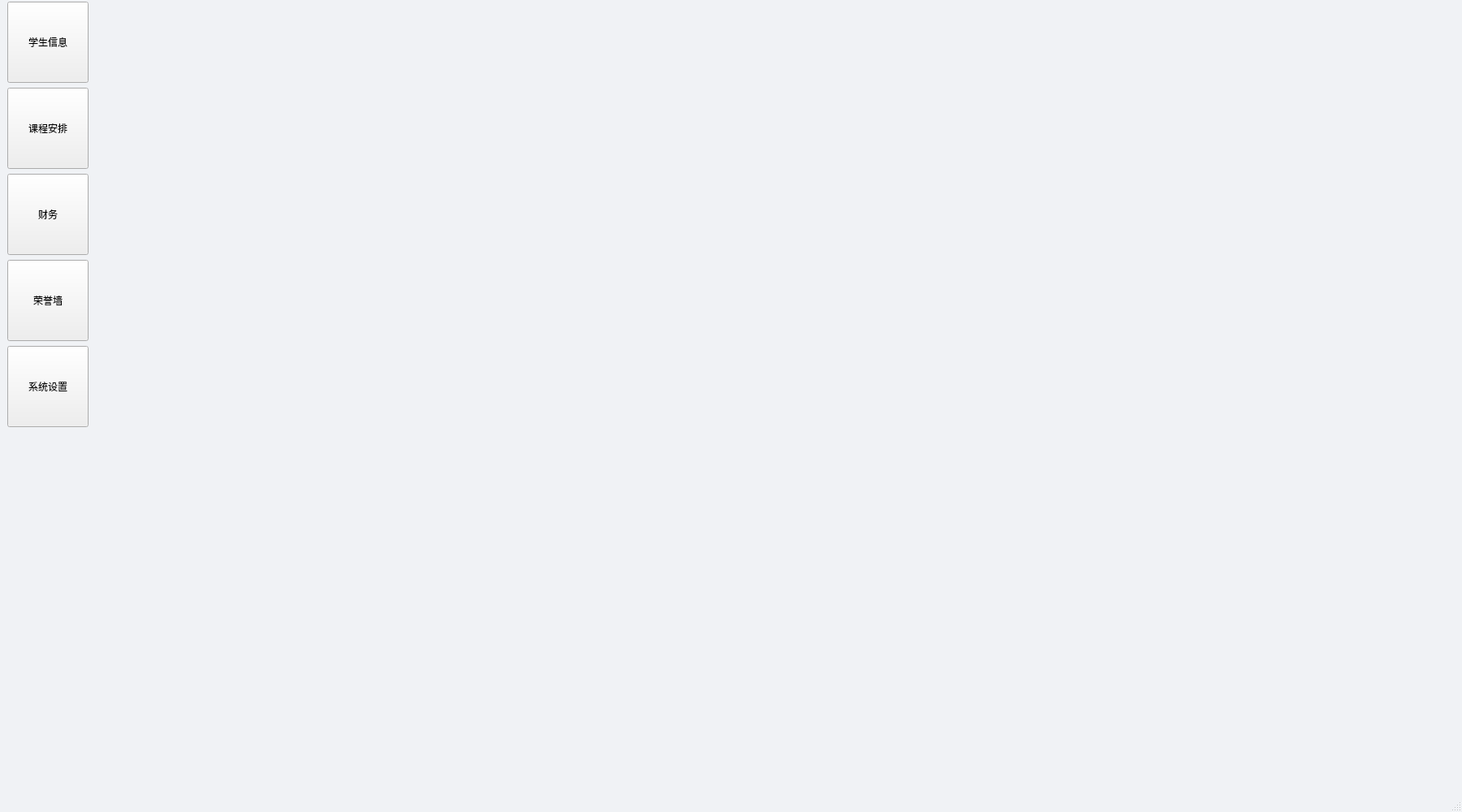
<?xml version="1.0" encoding="UTF-8"?>
<ui version="4.0">
 <class>MainWindow</class>
 <widget class="QMainWindow" name="MainWindow">
  <property name="geometry">
   <rect>
    <x>0</x>
    <y>0</y>
    <width>1800</width>
    <height>1000</height>
   </rect>
  </property>
  <property name="windowTitle">
   <string>赛博学生管理系统</string>
  </property>
  <property name="windowIcon">
   <iconset resource="res.qrc">
    <normaloff>:/icon/Systemicon.png</normaloff>:/icon/Systemicon.png</iconset>
  </property>
  <property name="styleSheet">
   <string notr="true">QMainWindow {
    background-color: #f0f2f5;
}</string>
  </property>
  <property name="toolButtonStyle">
   <enum>Qt::ToolButtonTextUnderIcon</enum>
  </property>
  <widget class="QWidget" name="centralwidget">
   <widget class="QStackedWidget" name="stackedWidget">
    <property name="geometry">
     <rect>
      <x>120</x>
      <y>30</y>
      <width>1600</width>
      <height>800</height>
     </rect>
    </property>
    <property name="currentIndex">
     <number>4</number>
    </property>
    <widget class="studenInfoWight" name="pagesedinfo"/>
    <widget class="schedulewidget" name="pageClass"/>
    <widget class="MoneyWidget" name="pageMoney"/>
    <widget class="HonorWidget" name="pageHonor"/>
    <widget class="SystemSettingsWidget" name="pageSystem"/>
   </widget>
   <widget class="QWidget" name="widget" native="true">
    <property name="geometry">
     <rect>
      <x>0</x>
      <y>0</y>
      <width>121</width>
      <height>551</height>
     </rect>
    </property>
    <property name="styleSheet">
     <string notr="true"/>
    </property>
    <layout class="QVBoxLayout" name="verticalLayout">
     <property name="leftMargin">
      <number>9</number>
     </property>
     <property name="topMargin">
      <number>2</number>
     </property>
     <property name="bottomMargin">
      <number>10</number>
     </property>
     <item>
      <widget class="QToolButton" name="tbnstdInfo">
       <property name="enabled">
        <bool>true</bool>
       </property>
       <property name="sizePolicy">
        <sizepolicy hsizetype="Fixed" vsizetype="Fixed">
         <horstretch>0</horstretch>
         <verstretch>0</verstretch>
        </sizepolicy>
       </property>
       <property name="minimumSize">
        <size>
         <width>100</width>
         <height>100</height>
        </size>
       </property>
       <property name="text">
        <string>学生信息</string>
       </property>
       <property name="icon">
        <iconset resource="res.qrc">
         <normaloff>:/icon/stdInfo.png</normaloff>:/icon/stdInfo.png</iconset>
       </property>
       <property name="iconSize">
        <size>
         <width>50</width>
         <height>50</height>
        </size>
       </property>
       <property name="checkable">
        <bool>true</bool>
       </property>
       <property name="toolButtonStyle">
        <enum>Qt::ToolButtonTextUnderIcon</enum>
       </property>
      </widget>
     </item>
     <item>
      <widget class="QToolButton" name="tbnClass">
       <property name="minimumSize">
        <size>
         <width>100</width>
         <height>100</height>
        </size>
       </property>
       <property name="text">
        <string>课程安排</string>
       </property>
       <property name="icon">
        <iconset resource="res.qrc">
         <normaloff>:/icon/Class.png</normaloff>:/icon/Class.png</iconset>
       </property>
       <property name="iconSize">
        <size>
         <width>50</width>
         <height>50</height>
        </size>
       </property>
       <property name="checkable">
        <bool>true</bool>
       </property>
       <property name="toolButtonStyle">
        <enum>Qt::ToolButtonTextUnderIcon</enum>
       </property>
      </widget>
     </item>
     <item>
      <widget class="QToolButton" name="tbnMoney">
       <property name="minimumSize">
        <size>
         <width>100</width>
         <height>100</height>
        </size>
       </property>
       <property name="text">
        <string>财务</string>
       </property>
       <property name="icon">
        <iconset resource="res.qrc">
         <normaloff>:/icon/Money.png</normaloff>:/icon/Money.png</iconset>
       </property>
       <property name="iconSize">
        <size>
         <width>50</width>
         <height>50</height>
        </size>
       </property>
       <property name="checkable">
        <bool>true</bool>
       </property>
       <property name="toolButtonStyle">
        <enum>Qt::ToolButtonTextUnderIcon</enum>
       </property>
      </widget>
     </item>
     <item>
      <widget class="QToolButton" name="tbnHonor">
       <property name="minimumSize">
        <size>
         <width>100</width>
         <height>100</height>
        </size>
       </property>
       <property name="text">
        <string>荣誉墙</string>
       </property>
       <property name="icon">
        <iconset resource="res.qrc">
         <normaloff>:/icon/Honor.png</normaloff>:/icon/Honor.png</iconset>
       </property>
       <property name="iconSize">
        <size>
         <width>50</width>
         <height>50</height>
        </size>
       </property>
       <property name="checkable">
        <bool>true</bool>
       </property>
       <property name="toolButtonStyle">
        <enum>Qt::ToolButtonTextUnderIcon</enum>
       </property>
      </widget>
     </item>
     <item>
      <widget class="QToolButton" name="tbnSystem">
       <property name="minimumSize">
        <size>
         <width>100</width>
         <height>100</height>
        </size>
       </property>
       <property name="text">
        <string>系统设置</string>
       </property>
       <property name="icon">
        <iconset resource="res.qrc">
         <normaloff>:/icon/System.png</normaloff>:/icon/System.png</iconset>
       </property>
       <property name="iconSize">
        <size>
         <width>50</width>
         <height>50</height>
        </size>
       </property>
       <property name="checkable">
        <bool>true</bool>
       </property>
       <property name="toolButtonStyle">
        <enum>Qt::ToolButtonTextUnderIcon</enum>
       </property>
      </widget>
     </item>
     <item>
      <spacer name="verticalSpacer">
       <property name="orientation">
        <enum>Qt::Vertical</enum>
       </property>
       <property name="sizeHint" stdset="0">
        <size>
         <width>20</width>
         <height>6</height>
        </size>
       </property>
      </spacer>
     </item>
    </layout>
   </widget>
  </widget>
  <widget class="QMenuBar" name="menubar">
   <property name="geometry">
    <rect>
     <x>0</x>
     <y>0</y>
     <width>1800</width>
     <height>21</height>
    </rect>
   </property>
  </widget>
  <widget class="QStatusBar" name="statusbar"/>
 </widget>
 <customwidgets>
  <customwidget>
   <class>studenInfoWight</class>
   <extends>QWidget</extends>
   <header location="global">studeninfowight.h</header>
   <container>1</container>
  </customwidget>
  <customwidget>
   <class>schedulewidget</class>
   <extends>QWidget</extends>
   <header location="global">schedulewidget.h</header>
   <container>1</container>
  </customwidget>
  <customwidget>
   <class>MoneyWidget</class>
   <extends>QWidget</extends>
   <header location="global">moneywidget.h</header>
   <container>1</container>
  </customwidget>
  <customwidget>
   <class>HonorWidget</class>
   <extends>QWidget</extends>
   <header location="global">honorwidget.h</header>
   <container>1</container>
  </customwidget>
  <customwidget>
   <class>SystemSettingsWidget</class>
   <extends>QWidget</extends>
   <header location="global">systemsettingswidget.h</header>
   <container>1</container>
  </customwidget>
 </customwidgets>
 <resources>
  <include location="res.qrc"/>
 </resources>
 <connections/>
</ui>
